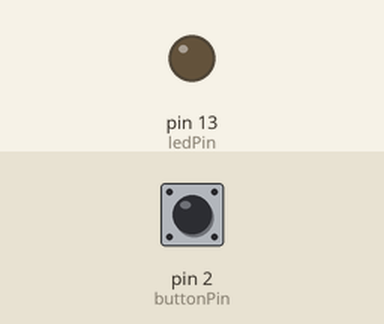
This sketch was run on a simulated Arduino Uno, built with avr-gcc and run on an emulated ATmega328P. Parts: output pins drawn as LEDs (lit = HIGH). Inputs (shaded band) come from the test bench; at power-on: pin 2 (buttonPin) HIGH.

Above: at 1.2 s.
1.3 s: pin 2 (buttonPin) pulled LOW for 0.15 s
At 2.5 s:
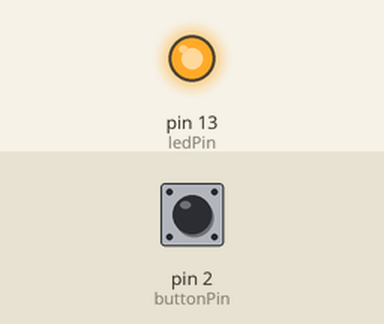
2.9 s: pin 2 (buttonPin) pulled LOW for 1 s
At 3.7 s:
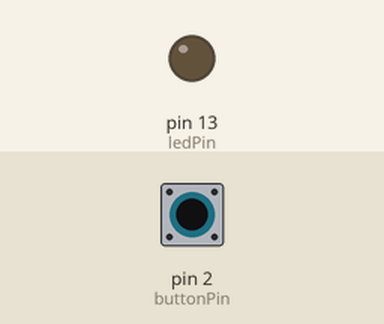
5.4 s: pin 2 (buttonPin) pulled LOW for 3.2 s
At 6.8 s:
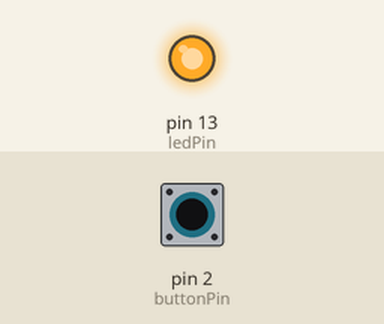
Timing chart, 0 to 8.4 s (numbered marks = the images above; inputs shaded):
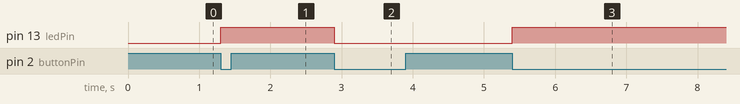

The sketch:

PB_classes.ino
```cpp
/*
Pushbutton and an LED, where the LED turns on or off every time the pushbutton is pressed.
Defines the behavior of a pushbutton and an LED connected to an Arduino board.
Defines the pin numbers for the pushbutton and LED as constants buttonPin and ledPin.
Two classes: PushButton and Led. The PushButton class defines the behavior of the pushbutton, including its pin number, last and current states, and a method to check if it has been pressed.
The Led class defines the behavior of the LED, including its pin number and methods to turn it on or off.
Creating objects of the PushButton and Led classes using the pin numbers.
In the setup function, nothing needs to be done.
In the loop function, checks if the pushbutton has been pressed.
If it has been pressed, the LED's state is toggled between on and off. If the LED is currently on, the off() method is called to turn it off, and vice versa.
*/

// define the pin number for the pushbutton and LED
const int buttonPin = 2; //psuhbutton is on digital pin 2
const int ledPin = 13; //built in LED on Ardu

// create a class for the pushbutton
class PushButton {
  private:
    int pin;
    bool lastState;
    bool currentState;
  public:
    PushButton(int buttonPin) {
      pin = buttonPin;
      pinMode(pin, INPUT_PULLUP);
      lastState = currentState = digitalRead(pin);
    }
    bool isPressed() {
      lastState = currentState;
      currentState = digitalRead(pin);
      return (lastState == HIGH && currentState == LOW);
    }
};

// create a class for the LED
class Led {
  private:
    int pin;
  public:
    Led(int ledPin) {
      pin = ledPin;
      pinMode(pin, OUTPUT);
    }
    void on() {
      digitalWrite(pin, HIGH);
    }
    void off() {
      digitalWrite(pin, LOW);
    }
};

// create objects for the pushbutton and LED
PushButton button(buttonPin);
Led led(ledPin);

void setup() {
  // nothing to do here
}

void loop() {
  // check if the pushbutton is pressed
  if (button.isPressed()) {
    // toggle the LED
    if (digitalRead(ledPin) == HIGH) {
      led.off();
    } else {
      led.on();
    }
  }
}
```

Measured:
- after the input at 1.3 s, pin 13 (ledPin): LOW → HIGH at once
- after the input at 2.9 s, pin 13 (ledPin): HIGH → LOW at once
- after the input at 5.4 s, pin 13 (ledPin): LOW → HIGH at once
